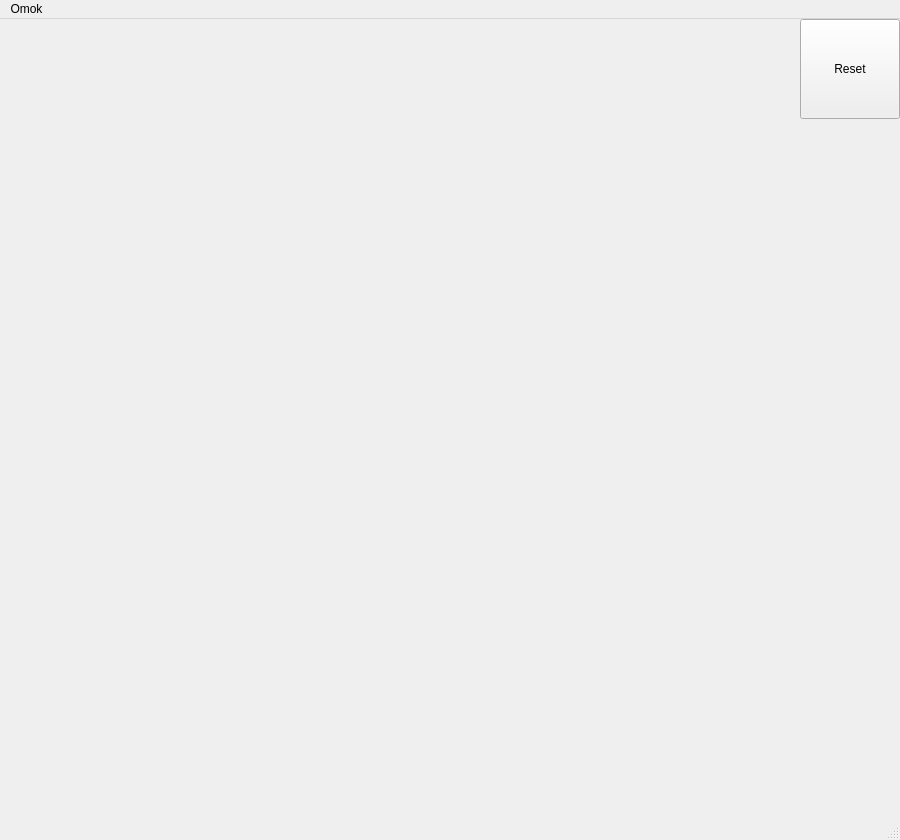
<?xml version="1.0" encoding="UTF-8"?>
<ui version="4.0">
 <class>MainWindow</class>
 <widget class="QMainWindow" name="MainWindow">
  <property name="geometry">
   <rect>
    <x>0</x>
    <y>0</y>
    <width>900</width>
    <height>840</height>
   </rect>
  </property>
  <property name="windowTitle">
   <string>MainWindow</string>
  </property>
  <widget class="QWidget" name="centralwidget">
   <widget class="QPushButton" name="pbreset">
    <property name="geometry">
     <rect>
      <x>800</x>
      <y>0</y>
      <width>100</width>
      <height>100</height>
     </rect>
    </property>
    <property name="text">
     <string>Reset</string>
    </property>
   </widget>
  </widget>
  <widget class="QMenuBar" name="menubar">
   <property name="geometry">
    <rect>
     <x>0</x>
     <y>0</y>
     <width>900</width>
     <height>21</height>
    </rect>
   </property>
   <widget class="QMenu" name="menuOmok">
    <property name="title">
     <string>Omok</string>
    </property>
   </widget>
   <addaction name="menuOmok"/>
  </widget>
  <widget class="QStatusBar" name="statusbar"/>
 </widget>
 <resources/>
 <connections/>
</ui>
